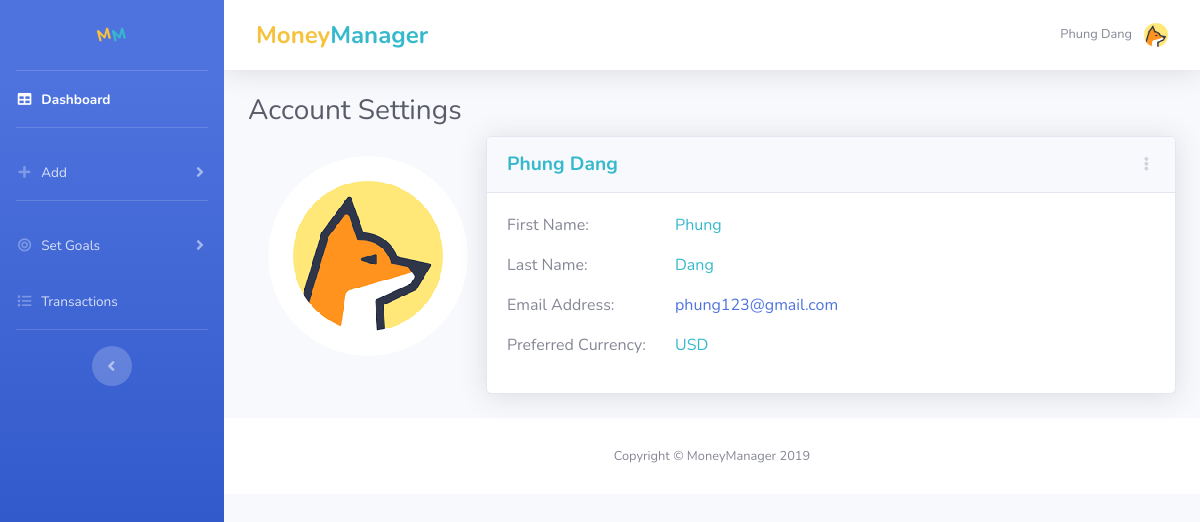
Page /account_settings (signed in) on the committed database.
### tables this page shows
CREATE TABLE 'user' ('user_id' integer PRIMARY KEY AUTOINCREMENT NOT NULL, 'firstName' varchar(25) NOT NULL, 'lastName' varchar(25) NOT NULL, 'email' varchar(120) NOT NULL, 'image_file' varchar(20) NOT NULL DEFAULT 'default.jpg','hashed_pw' text NOT NULL);

### application.py (the view)
@app.route("/account_settings", methods=["GET"])
@login_required
def get_account():
    current_user_id = int(session.get("user_id"))
    user = db.execute("SELECT * FROM user WHERE user_id = :user_id",
                        user_id=current_user_id)
    image_file = url_for('static', filename='img/' + user[0]["image_file"])
    form_adex = AddExpenseForm()
    form_adin = AddIncomeForm()
    form_ingo = SetIncomeGoalsForm()
    form_bud = PlanBudgetsForm()
    form_pw = ResetPasswordForm()
    form_made = ManageDebtForm()
    form = UpdateAccountForm()
    form.firstname.data = user[0]["firstName"]
    form.lastname.data = user[0]["lastName"]
    form.email.data = user[0]["email"]
    """ PAYMENTS TOWARDS DEBT """
    all_debts = db.execute("SELECT debt_id, (category || ' (' || description || ')') AS choice_description FROM debts WHERE user_id = :user_id",
                            user_id=current_user_id)
    form_adde = AddDebtPaymentForm()
    form_adde.debt.choices = [(i['debt_id'], i['choice_description']) for i in all_debts]
    return render_template("account_settings.html", title='Account Settings', user=user, image_file=image_file, form=form,
                            form_adex=form_adex, form_adin=form_adin, form_pw=form_pw, form_ingo=form_ingo,
                            form_bud=form_bud, form_made=form_made, form_adde=form_adde)

### application.py (called while the page is built)
@app.after_request
def after_request(response):
    response.headers["Cache-Control"] = "no-cache, no-store, must-revalidate"
    response.headers["Expires"] = 0
    response.headers["Pragma"] = "no-cache"
    return response

### helpers.py (called while the page is built)
def login_required(f):
    @wraps(f)
    def decorated_function(*args, **kwargs):
        if session.get("user_id") is None:
            return redirect("/login")
        return f(*args, **kwargs)
    return decorated_function

### templates/account_settings.html (shortened to what this page needs)
{% extends "layout.html" %}
{% block main %}
<h1 class="h3 mb-2 text-gray-800">Account Settings</h1>
<div class="row">
  <div class="col-lg-3">
    <div class="card-body">
      <div class="row no-gutters align-items-center">
        <img class="img-profile-acc rounded-circle" src="{{ image_file }}">
      </div>
    </div>
  </div>
  <div class="col-lg-9">
    <div class="card shadow mb-4">
      <div class="card-header py-3 d-flex flex-row align-items-center justify-content-between">
        <h6 class="m-0 font-weight-bold text-info text-lg">{{ user[0]["firstName"] }} {{ user[0]["lastName"] }}</h6>
        <div class="dropdown no-arrow">
          <a class="dropdown-toggle" href="#" role="button" id="dropdownMenuLink" data-toggle="dropdown" aria-haspopup="true" aria-expanded="false">
            <i class="fas fa-ellipsis-v fa-sm fa-fw text-gray-400"></i>
          </a>
        </div>
      </div>
      <div class="card-body">
        <div class="row">
          <div class="col-sm-3"><p>First Name:</p></div>
          <div class="col-sm-9 text-info"><p>{{ user[0]["firstName"] }}</p></div>
        </div>
        <div class="row">
          <div class="col-sm-3"><p>Last Name:</p></div>
          <div class="col-sm-9 text-info"><p>{{ user[0]["lastName"] }}</p></div>
        </div>
        <div class="row">
          <div class="col-sm-3"><p>Email Address:</p></div>
          <div class="col-sm-9 text-info"><p><a href="mailto:{{ user[0]["email"] }}">{{ user[0]["email"] }}</a></p></div>
        </div>
        <div class="row">
          <div class="col-sm-3"><p>Preferred Currency:</p></div>
          <div class="col-sm-9 text-info"><p>USD</p></div>
        </div>
      </div>
    </div>
  </div>
</div>
{% endblock %}

### templates/layout.html (shortened to what this page needs)
<!DOCTYPE html>
<html lang="en">
<head>
  <link href="/static/vendor/fontawesome-free/css/all.min.css" rel="stylesheet" type="text/css">
  <link href="/static/css/sb-admin-2.min.css" rel="stylesheet">
  <link href="/static/vendor/datatables/dataTables.bootstrap4.min.css" rel="stylesheet">
</head>
<body id="page-top">
  <div id="wrapper">
    <ul class="navbar-nav bg-gradient-primary sidebar sidebar-dark accordion" id="accordionSidebar">
      <a class="sidebar-brand d-flex align-items-center justify-content-center" href="index.html">
        <div class="sidebar-brand-icon rotate-n-15 text-warning">
          M
        </div>
        <div class="sidebar-brand-icon rotate-n-15 text-info">
          M
        </div>
      </a>
      <hr class="sidebar-divider my-0">
      <li class="nav-item active">
        <a class="nav-link" href="/">
          <i class="fas fa-fw fa-table"></i>
          <span>Dashboard</span></a>
      </li>
      <hr class="sidebar-divider">
      <li class="nav-item">
        <a class="nav-link collapsed" href="#" data-toggle="collapse" data-target="#collapseAdd" aria-expanded="true" aria-controls="collapseUtilities">
          <i class="fas fa-fw fa-plus"></i>
          <span>Add</span>
        </a>
      </li>
      <hr class="sidebar-divider">
      <li class="nav-item">
        <a class="nav-link collapsed" href="#" data-toggle="collapse" data-target="#collapseSetGoals" aria-expanded="true" aria-controls="collapsePages">
          <i class="fas fa-fw fa-bullseye"></i>
          <span>Set Goals</span>
        </a>
      </li>
      <li class="nav-item">
        <a class="nav-link" href="/transactions">
          <i class="fas fa-fw fa-list"></i>
          <span>Transactions</span></a>
      </li>
      <hr class="sidebar-divider d-none d-md-block">
      <div class="text-center d-none d-md-inline">
        <button class="rounded-circle border-0" id="sidebarToggle"></button>
      </div>
    </ul>
    <div id="content-wrapper" class="d-flex flex-column">
      <div id="content">
        <nav class="navbar navbar-expand navbar-light bg-white topbar mb-4 static-top shadow">
          <h4 class="m-0 font-weight-bold text-warning ml-3">Money</h6><h4 class="m-0 font-weight-bold text-info">Manager</h6>
          {% if session.user_id %}
          <ul class="navbar-nav ml-auto">
            <li class="nav-item dropdown no-arrow">
              <a class="nav-link dropdown-toggle" href="#" id="userDropdown" role="button" data-toggle="dropdown" aria-haspopup="true" aria-expanded="false">
                <span class="mr-2 d-none d-lg-inline text-gray-600 small">{{ user[0]["firstName"] }} {{ user[0]["lastName"] }}</span>
                <img class="img-profile rounded-circle" src="{{ image_file }}">
              </a>
            </li>
          </ul>
          {% endif %}
        </nav>
        <div class="container-fluid">
            {% block main %}{% endblock %}
        </div>
      <footer class="sticky-footer bg-white">
        <div class="container my-auto">
          <div class="copyright text-center my-auto">
            <span>Copyright &copy; MoneyManager 2019</span>
          </div>
        </div>
      </footer>
    </div>
  </div>
</body>
</html>

### rows in the picture
user: firstName "Phung", lastName "Dang", email "phung123@gmail.com"
